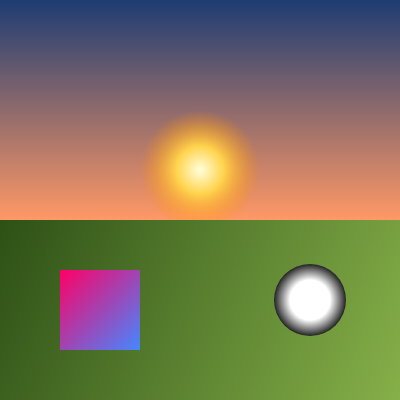
Frame 1 (no input)
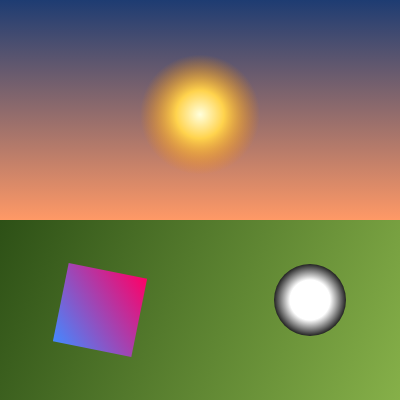
Frame 60 (no input)
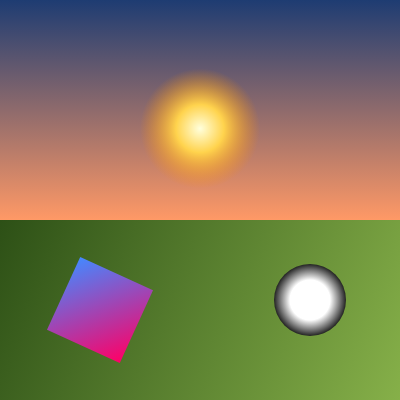
Frame 120 (the mouse pressed at the canvas centre since frame 60)

The p5.js sketch that drew these frames (run headless with seeded random() and noise() and a simulated clock; from frame 60 on, the mouse is pressed at the canvas centre):

// p5.js sketch
// ── sketch.js
// Canvas gradients via drawingContext: linear and radial fills, a gradient
// stroke, one built in setup(), and ones in rotated/moving coordinates.
// push()/pop() around each: p5 caches its last fill() and won't re-apply it
// after drawingContext.fillStyle was set behind its back.
let t = 0;
let sky;

function initVar() {
  t = 0;
}

function setup() {
  createCanvas(400, 400);
  sky = drawingContext.createLinearGradient(0, 0, 0, 220);
  sky.addColorStop(0, "#1e3c72");
  sky.addColorStop(1, "#ff9966");
  initVar();
}

function draw() {
  background(255);
  noStroke();

  push();
  drawingContext.fillStyle = sky;
  rect(0, 0, 400, 220);
  pop();

  // rising sun, fading out at its edge
  push();
  const y = 170 - 60 * Math.sin(t * 0.02);
  const sun = drawingContext.createRadialGradient(200, y, 0, 200, y, 60);
  sun.addColorStop(0, "rgb(255, 255, 220)");
  sun.addColorStop(0.4, "#ffd34d");
  sun.addColorStop(1, "rgba(255, 140, 0, 0)");
  drawingContext.fillStyle = sun;
  circle(200, y, 120);
  pop();

  push();
  const ground = drawingContext.createLinearGradient(0, 220, 400, 400);
  ground.addColorStop(0, "#2d5016");
  ground.addColorStop(1, "#86b049");
  drawingContext.fillStyle = ground;
  rect(0, 220, 400, 180);
  pop();

  // gradient in the square's own rotating coordinates
  push();
  translate(100, 310);
  rotate(t * 0.03);
  const spin = drawingContext.createLinearGradient(-40, -40, 40, 40);
  spin.addColorStop(0, "#ff0066");
  spin.addColorStop(1, "#4488ff");
  drawingContext.fillStyle = spin;
  rect(-40, -40, 80, 80);
  pop();

  // gradient stroke, and a radial ring whose inner radius isn't 0
  push();
  noFill();
  strokeWeight(12);
  const outline = drawingContext.createLinearGradient(260, 250, 360, 350);
  outline.addColorStop(0, "#00cc99");
  outline.addColorStop(1, "#cc00ff");
  drawingContext.strokeStyle = outline;
  circle(310, 300, 90);
  pop();

  push();
  const ring = drawingContext.createRadialGradient(310, 300, 20, 310, 300, 36);
  ring.addColorStop(0, "#ffffff");
  ring.addColorStop(1, "#222222");
  drawingContext.fillStyle = ring;
  circle(310, 300, 72);
  pop();

  t++;
}

function startRecord() {
  initVar();
  window.saveLottie(5, (animation) => {
    const player = document.querySelector("lottie-player");
    player.load(JSON.stringify(animation));
  });
}
